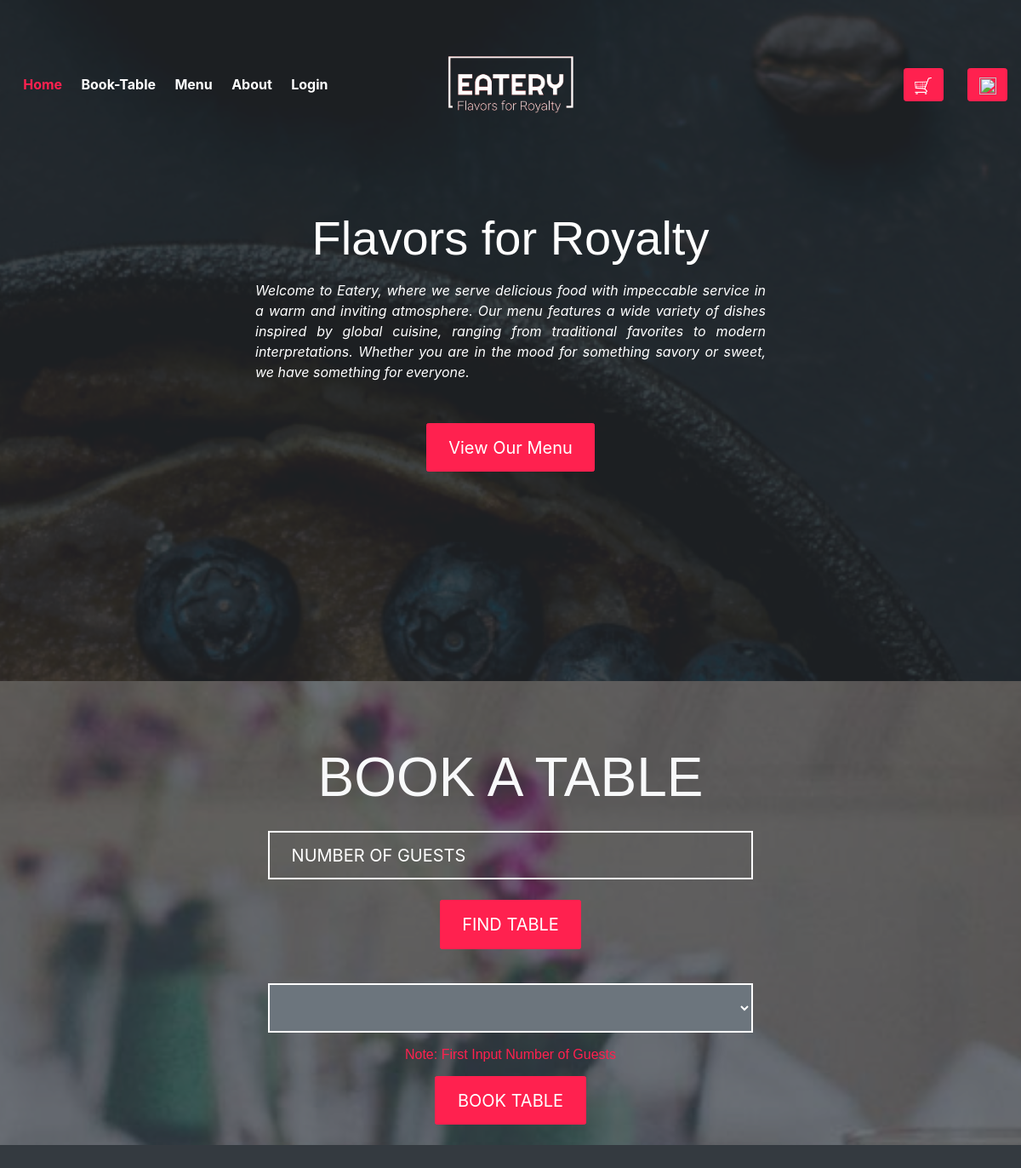
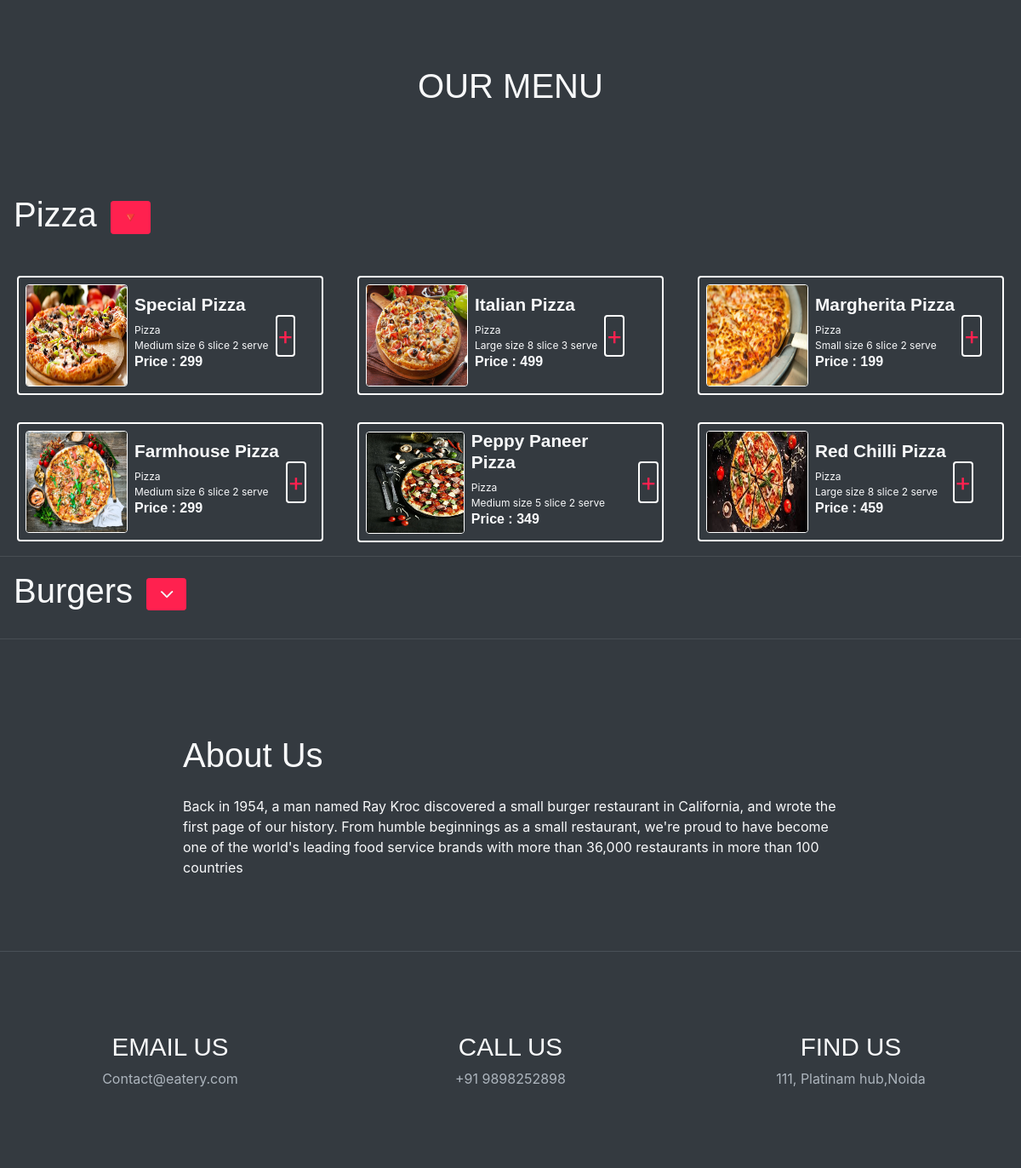
The page / on the database its author committed (2 pictures, top to bottom).
### tables this page shows
CREATE TABLE `products` (
  `product_id` int(4) NOT NULL,
  `product_no` int(3) NOT NULL,
  `product_name` varchar(20) NOT NULL,
  `product_price` int(5) NOT NULL,
  `product_type` varchar(15) NOT NULL,
  `product_qty` int(5) NOT NULL,
  `product_desc` varchar(100) NOT NULL,
  `product_img` text NOT NULL
);

### index.php (the view, shortened to what this page needs)
<?php
include('data_insert_take.php');
?>
<!DOCTYPE html>
<html lang="en">
<head>
    <link rel="stylesheet" href="assets/vendors/themify-icons/css/themify-icons.css">
    <link rel="stylesheet" href="assets/vendors/animate/animate.css">
	<link rel="stylesheet" href="assets/css/foodhut.css">
  <link rel="stylesheet" href="assets/css/menu.css">
  <link rel="stylesheet" href="assets/css/qty.css">
</head>
<body data-spy="scroll" data-target=".navbar" data-offset="40" id="home">
    <nav class="custom-navbar navbar navbar-expand-lg navbar-dark fixed-top" data-spy="affix" data-offset-top="10">
        <div class="collapse navbar-collapse" id="navbarSupportedContent">
      <ul class="navbar-nav">
        <li class="nav-item">
          <a class="nav-link" href="#home">Home</a>
        </li>
        <li class="nav-item">
          <a class="nav-link" href="#book-table">Book-Table</a>
        </li>
        <li class="nav-item">
          <a class="nav-link" href="#Menu">Menu</a>
        </li>
        <li class="nav-item">
          <a class="nav-link" href="#about">About</a>
        </li>
        <li class="nav-item">
          <a class="nav-link" href="<?php if(isset($_SESSION['login'])){echo'assets/php/logout.php';}else{echo 'login.php';} ?>"><?php if(isset($_SESSION['login'])){echo'Log-out';}else{echo 'Login';} ?></a>
        </li>
      </ul>
      <a class="navbar-brand m-auto" href="#">
        <img src="assets/imgs/logo3.png" class="brand-img" alt="">
      </a>
      <ul class="navbar-nav">
        <li class="nav-item cart-btn">
          <a href="cart.php" class="btn btn-primary ml-xl-4 cart-btn"><img src="assets/imgs/cart.png" id="cart" alt="" srcset=""></a>
          <a href="<?php if(isset($_SESSION['login'])){echo'assets/php/profile.php';}else{echo'assets/php/error.php';} ?>" class="btn btn-primary ml-xl-4 cart-btn"><img src="assets/imgs/user.png" id="cart" alt=""></a>
        </li>
      </ul>
    </div>
    </nav>
    <header id="home" class="header">
    <div class="overlay text-white text-center" id=>
      <h2 class="display-4 mb-3"> Flavors for Royalty </h2>
      <p class="display-5 mb-5 w-50 text-justify font-italic font-weight-normal">Welcome to Eatery, where we serve delicious food with impeccable service in a warm and inviting atmosphere. Our menu features a wide variety of dishes inspired by global cuisine, ranging from traditional favorites to modern interpretations. Whether you are in the mood for something savory or sweet, we have something for everyone.</p>
      <a class="btn btn-lg btn-primary" href="#Menu">View Our Menu</a>
    </div>
  </header>
  <div class="container-fluid has-bg-overlay text-center text-light has-height-lg middle-items" id="book-table">
    <div class="">
      <h2 class="section-title mb-3">BOOK A TABLE</h2>
      <div class="row">
        <div class="col-md-3"></div>
        <div class="col-sm-6 col-md-6 col-xs-12 my-2">
          <form action="#book-table" method="post">
            <input type="number" value="<?php if(isset($_SESSION['guest'])){echo $_SESSION['guest']; } ?>" name="table_guests" onchange="check()" id="booktable" class="form-control form-control-lg custom-form-control"
            placeholder="NUMBER OF GUESTS" min="1" max="5" required>
            <button type="submit" onclick="clk()" href="#book-table" class="btn btn-lg btn-primary my-4" name="find" id="rounded-btn">FIND TABLE</button>
          </form>
        </div>
        <div class="col-md-3"></div>
      </div>
      <div class="row">
        <div class="col-md-3"></div>
        <div class="col-sm-6 col-md-6 col-xs-12 my-2">
          <form action="" method="post">
          <select type="number" name="table_no" id="table_nn" class="form-control form-control-lg custom-form-control"
            placeholder="TABLE NUMBER" disabled required>
          </select>
        </div>
        <div class="col-md-3"></div>
      </div>
      <div class="row">
        <div class="col-md-3"></div>
        <div class="col-sm-6 col-md-6 col-xs-12 my-2">
                <h6 class="" style="color: #ff214f;">Note: First Input Number of Guests</h6>
          </div>
          <div class="col-md-3"></div>
      </div>
      <button name="book" class="btn btn-lg btn-primary mb-4" id="rounded-btn">BOOK TABLE</button>
    </div>
  </div>
  <div class="d-flex flex-column">
    <div id="Menu" class="text-center bg-dark text-light has-height-md middle-items wow fadeIn">
    <h2 class="my-3">OUR MENU</h2>
  </div>
    <h2 class=" mb-3 ml-3" style="display:block;">Pizza<button value="pizza" onclick="shw(this.value)" class="ml-3 btn btn-primary">🔻</button> </h5>
    <div id="pizza" class="prdlist">
      <?php
        include('data_insert_take.php');
        $qr2 = "select * from products where product_type = 'pizza'";
        $result = mysqli_query($conn, $qr2);
        if (mysqli_num_rows($result) > 0) {
          while ($image = mysqli_fetch_assoc($result)) {
            echo '<div class="prd">';
            echo '<img src="assets/uploads/' . $image['product_img'] . '" alt="hey" class="ml-2 my-2">';
            echo '<div class="prd_det ml-2 my-2">';
            echo '<h5 id="prd_name"><b>' . $image['product_name'] . '</b></h5>';
            echo '<p class="small_text">' . $image['product_type'] . '</p>';
            echo '<p class="small_text">' . $image['product_desc'] . '</p>';
            echo '<h6><b>Price : ' . $image['product_price'] . '</b></h6>';
            echo '</div>';
            echo '<div class="add ml-1 mr-2">';
            echo '<a class = "prod" href="#menu" onclick="addto(this.name)" name="' . $image['product_no'] . '_' . $image['product_name'] . '">+</a>';
            echo '</div></div>';
          }
        }else{
          echo "<div class='ml-5'><p>It will Add soon</p></div>";
        }
        ?>
    </div>
    <hr>
    <h2 class=" mb-3 ml-3" style="display:block;">Burgers<button value="burger" onclick="shw(this.value)" class="ml-3 btn btn-primary"><img class="" src="assets/imgs/down.png" alt=""></button> </h5>
      <?php
        include('data_insert_take.php');
        ?>
        <hr>
  </div>
  <div id="about" class="container-fluid wow fadeIn" id="about" data-wow-duration="1.5s">
    <div class="row">
      <div class="col">
        <div class="row justify-content-center">
          <div class="col-sm-8 py-5 my-5">
            <h2 class="mb-4">About Us</h2>
            <p>Back in 1954, a man named Ray Kroc discovered a small burger restaurant in California, and wrote the first page of our history. From humble beginnings as a small restaurant, we're proud to have become one of the world's leading food service brands with more than 36,000 restaurants in more than 100 countries</p>
          </div>
        </div>
      </div>
    </div>
  </div>
  <div class="container-fluid bg-dark text-light has-height-md middle-items border-top text-center wow fadeIn">
    <div class="row">
      <div class="col-sm-4">
        <h3>EMAIL US</h3>
        <P class="text-muted">Contact@eatery.com</P>
      </div>
      <div class="col-sm-4">
        <h3>CALL US</h3>
        <P class="text-muted">+91 9898252898</P>
      </div>
      <div class="col-sm-4">
        <h3>FIND US</h3>
        <P class="text-muted">111, Platinam hub,Noida</P>
      </div>
    </div>
  </div>
</body>
</html>

### assets/css/menu.css (style rules this page uses)
.prdlist { display: flex; flex-wrap: wrap; }
.prd { border: 2px solid white; border-radius: 4px; height: auto; width: 30%; margin: auto; display: flex; margin-top: 2rem; align-items: center; }
.small_text { font-size: 12px; }
.prd img { height: 120px; width: 120px; border: 1px solid white; border-radius: 4px; }
.add { position: relative; left: 4px; }
.add a { margin: auto; }
p { margin-bottom: 0% !important; }
.add { font-size: 30px ; border: 2px solid white; border-radius: 4px; }

### index.php (style rules this page uses)
button img { height:20px; width:20px; }

### rows shown on the page
products: product_img (picture), product_name "Special Pizza", product_type "Pizza", product_desc "Medium size 6 slice 2 serve", product_price "299"
products: product_img (picture), product_name "Italian Pizza", product_type "Pizza", product_desc "Large size 8 slice 3 serve", product_price "499"
products: product_img (picture), product_name "Margherita Pizza", product_type "Pizza", product_desc "Small size 6 slice 2 serve", product_price "199"
products: product_img (picture), product_name "Farmhouse Pizza", product_type "Pizza", product_desc "Medium size 6 slice 2 serve", product_price "299"
products: product_img (picture), product_name "Peppy Paneer Pizza", product_type "Pizza", product_desc "Medium size 5 slice 2 serve", product_price "349"
products: product_img (picture), product_name "Red Chilli Pizza", product_type "Pizza", product_desc "Large size 8 slice 2 serve", product_price "459"
